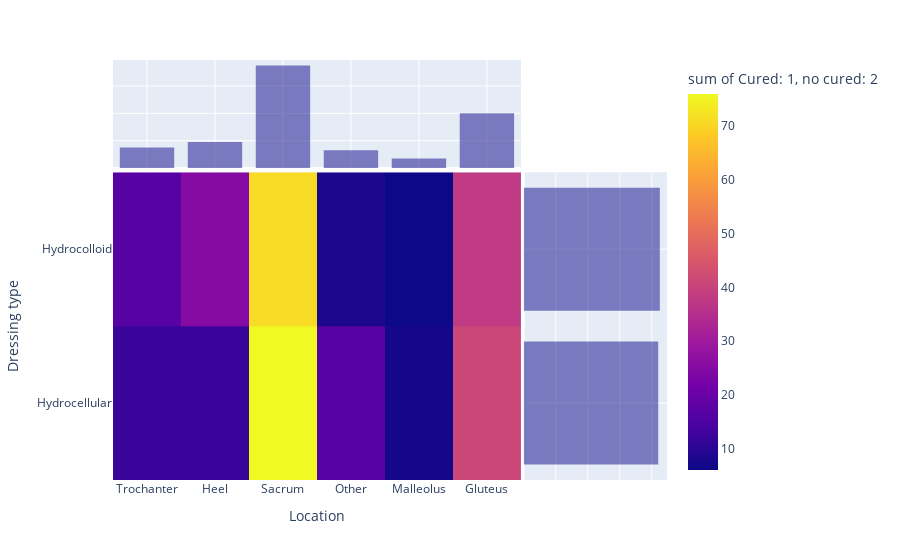

Notebook code cell kept with this figure:
### Code cell
# Heatmap of the location, derssing type and status
px.density_heatmap(analysis_df, x='Location', y='Dressing type', z='Cured: 1, no cured: 2', marginal_x="histogram", marginal_y="histogram")

### Figure 1 — Plotly figure (JSON) as saved in the notebook; plotly's stock layout.template omitted (floating-point values rounded to 4 significant figures; data arrays with more than 128 entries replaced by an {"elided": "..."} marker saying what was removed)
{"data": [{"coloraxis": "coloraxis", "histfunc": "sum", "hovertemplate": "Location=%{x}<br>Dressing type=%{y}<br>sum of Cured: 1, no cured: 2=%{z}<extra></extra>", "name": "", "type": "histogram2d", "x": {"elided": "169 str values"}, "xaxis": "x", "xbingroup": "x", "y": {"elided": "169 str values"}, "yaxis": "y", "ybingroup": "y", "z": {"elided": "169 int values"}}, {"alignmentgroup": "True", "bingroup": "x", "hovertemplate": "Location=%{x}<br>count=%{y}<extra></extra>", "legendgroup": "", "marker": {"color": "#0d0887"}, "name": "", "offsetgroup": "", "opacity": 0.5, "showlegend": false, "type": "histogram", "x": {"elided": "169 str values"}, "xaxis": "x3", "yaxis": "y3"}, {"alignmentgroup": "True", "bingroup": "y", "hovertemplate": "Dressing type=%{y}<br>count=%{x}<extra></extra>", "legendgroup": "", "marker": {"color": "#0d0887"}, "name": "", "offsetgroup": "", "opacity": 0.5, "showlegend": false, "type": "histogram", "xaxis": "x2", "y": {"elided": "169 str values"}, "yaxis": "y2"}], "layout": {"autosize": true, "barmode": "overlay", "coloraxis": {"colorbar": {"title": {"text": "sum of Cured: 1, no cured: 2"}}, "colorscale": [[0, "#0d0887"], [0.1111, "#46039f"], [0.2222, "#7201a8"], [0.3333, "#9c179e"], [0.4444, "#bd3786"], [0.5556, "#d8576b"], [0.6667, "#ed7953"], [0.7778, "#fb9f3a"], [0.8889, "#fdca26"], [1, "#f0f921"]]}, "legend": {"tracegroupgap": 0}, "margin": {"t": 60}, "xaxis": {"anchor": "y", "autorange": true, "domain": [0, 0.7363], "range": [-0.5, 5.5], "title": {"text": "Location"}, "type": "category"}, "xaxis2": {"anchor": "y2", "autorange": true, "domain": [0.7413, 1], "matches": "x2", "range": [0, 89.47], "showgrid": true, "showline": false, "showticklabels": false, "ticks": ""}, "xaxis3": {"anchor": "y3", "autorange": true, "domain": [0, 0.7363], "matches": "x", "range": [-0.5, 5.5], "showgrid": true, "showticklabels": false, "type": "category"}, "xaxis4": {"anchor": "y4", "domain": [0.7413, 1], "matches": "x2", "showgrid": true, "showline": false, "showticklabels": false, "ticks": ""}, "yaxis": {"anchor": "x", "autorange": true, "domain": [0, 0.7326], "range": [-0.5, 1.5], "title": {"text": "Dressing type"}, "type": "category"}, "yaxis2": {"anchor": "x2", "autorange": true, "domain": [0, 0.7326], "matches": "y", "range": [-0.5, 1.5], "showgrid": true, "showticklabels": false, "type": "category"}, "yaxis3": {"anchor": "x3", "autorange": true, "domain": [0.7426, 1], "matches": "y3", "range": [0, 78.95], "showgrid": true, "showline": false, "showticklabels": false, "ticks": ""}, "yaxis4": {"anchor": "x4", "domain": [0.7426, 1], "matches": "y3", "showgrid": true, "showline": false, "showticklabels": false, "ticks": ""}}}
